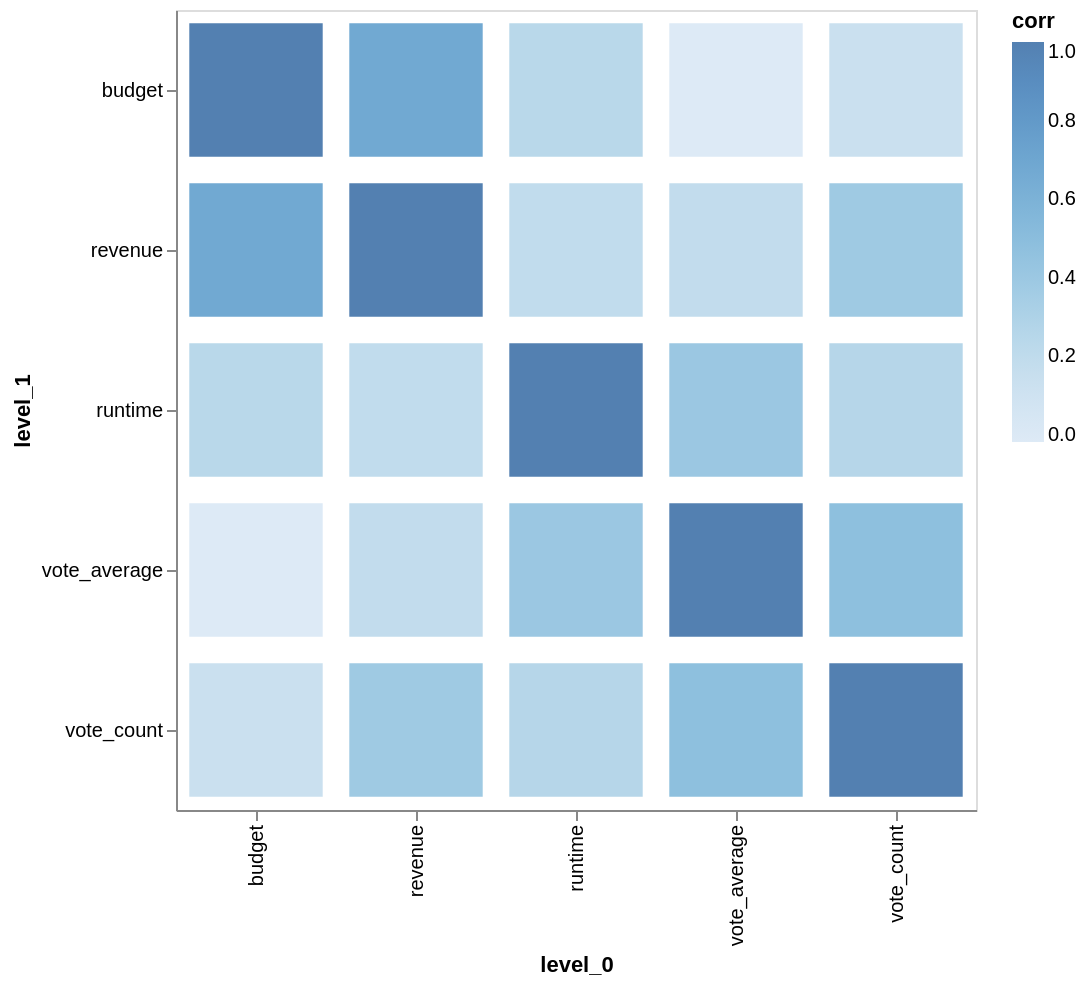

The notebook cell saved with this chart:
### Markdown cell above
<div class="alert alert-warning" style="color:black">

### Question 2.3 (Optional)
rubric={viz:0.5,accuracy:0.5}
    
<h4>Python</h4>
<p>Another way of viewing the pairwise relationships between numerical column is to assess their correlation coefficients. It can be a good idea to use spearman instead of pearson correlation in order to pick up nonlinearities, so make sure to use that below.</p>
<p>I have done most of the wrangling, but you need to fill in the one blank and then view the dataframe to figure out how to plot it. Use some type of point plot with a marker of your choice and make an informed decision of which encoding channels to map the different data frame columns to.</p>

</div>

### Code cell
# YOUR ANSWER GOES HERE
numeric_cols = movies.drop(columns='id').select_dtypes(include=['number']).columns.tolist()
corr_df = movies[numeric_cols].corr(method='spearman').stack().reset_index(name='corr')
corr_df

alt.Chart(corr_df).mark_square(size=4450).encode(
    x='level_0:N',
    y='level_1:N',
    color='corr:Q',
    tooltip=['level_0', 'level_1', 'corr']
).properties(
    width=400,
    height=400
)

### Figure 1 — Vega-Lite specification as saved in the notebook (floating-point values rounded to 4 significant figures)
{"$schema": "https://vega.github.io/schema/vega-lite/v5.20.1.json", "config": {"view": {"continuousHeight": 300, "continuousWidth": 300}}, "data": {"name": "data-8cf2060e843e617b81e16db8bb4a6df4"}, "datasets": {"data-8cf2060e843e617b81e16db8bb4a6df4": [{"corr": 1, "level_0": "runtime", "level_1": "runtime"}, {"corr": 0.2349, "level_0": "runtime", "level_1": "budget"}, {"corr": 0.1891, "level_0": "runtime", "level_1": "revenue"}, {"corr": 0.4017, "level_0": "runtime", "level_1": "vote_average"}, {"corr": 0.2555, "level_0": "runtime", "level_1": "vote_count"}, {"corr": 0.2349, "level_0": "budget", "level_1": "runtime"}, {"corr": 1, "level_0": "budget", "level_1": "budget"}, {"corr": 0.668, "level_0": "budget", "level_1": "revenue"}, {"corr": -0.01903, "level_0": "budget", "level_1": "vote_average"}, {"corr": 0.1305, "level_0": "budget", "level_1": "vote_count"}, {"corr": 0.1891, "level_0": "revenue", "level_1": "runtime"}, {"corr": 0.668, "level_0": "revenue", "level_1": "budget"}, {"corr": 1, "level_0": "revenue", "level_1": "revenue"}, {"corr": 0.1826, "level_0": "revenue", "level_1": "vote_average"}, {"corr": 0.3774, "level_0": "revenue", "level_1": "vote_count"}, {"corr": 0.4017, "level_0": "vote_average", "level_1": "runtime"}, {"corr": -0.01903, "level_0": "vote_average", "level_1": "budget"}, {"corr": 0.1826, "level_0": "vote_average", "level_1": "revenue"}, {"corr": 1, "level_0": "vote_average", "level_1": "vote_average"}, {"corr": 0.4762, "level_0": "vote_average", "level_1": "vote_count"}, {"corr": 0.2555, "level_0": "vote_count", "level_1": "runtime"}, {"corr": 0.1305, "level_0": "vote_count", "level_1": "budget"}, {"corr": 0.3774, "level_0": "vote_count", "level_1": "revenue"}, {"corr": 0.4762, "level_0": "vote_count", "level_1": "vote_average"}, {"corr": 1, "level_0": "vote_count", "level_1": "vote_count"}]}, "encoding": {"color": {"field": "corr", "type": "quantitative"}, "tooltip": [{"field": "level_0", "type": "nominal"}, {"field": "level_1", "type": "nominal"}, {"field": "corr", "type": "quantitative"}], "x": {"field": "level_0", "type": "nominal"}, "y": {"field": "level_1", "type": "nominal"}}, "height": 400, "mark": {"size": 4450, "type": "square"}, "width": 400}
